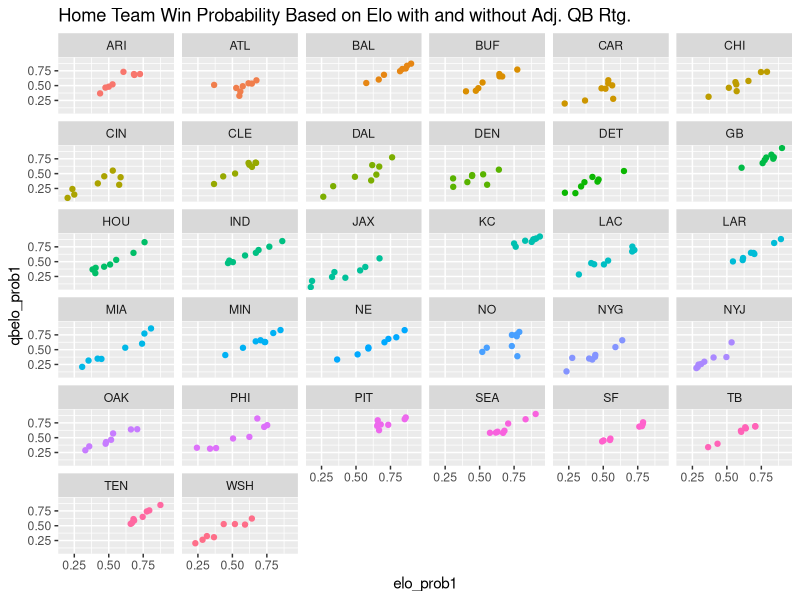

This chart was generated by the following R code:
## ---- chunk 1
library(tidyverse)
dat_nfl <- read_csv("nfl_elo_latest.csv")
## ---- chunk 2
library(tidyverse)
elo_variables_1 <- c("team1", "elo_prob1", "qbelo_prob1")
win_prob_team_1 <- dat_nfl[elo_variables_1] %>% na.omit()
home_team_plot <- ggplot(data = win_prob_team_1, aes(x = elo_prob1, y = qbelo_prob1, color = team1)) + geom_point() + facet_wrap(~ team1) + ggtitle("Home Team Win Probability Based on Elo with and without Adj. QB Rtg.") + theme(legend.position = "none")
home_team_plot
## ---- chunk 3
avg_elo_diff <- win_prob_team_1 %>% mutate(elo_diff = elo_prob1 - qbelo_prob1) %>% group_by(team1) %>% summarize(mean_elo_prob_diff = mean(elo_diff))
avg_elo_diff %>% filter(mean_elo_prob_diff > 0.08)
med_elo_diff <- win_prob_team_1 %>% mutate(elo_diff = elo_prob1 - qbelo_prob1) %>% group_by(team1) %>% summarize(median_elo_prob_diff = median(elo_diff))
med_elo_diff %>% filter(median_elo_prob_diff > 0.07)
std_elo_diff <- win_prob_team_1 %>% mutate(elo_diff = elo_prob1 - qbelo_prob1) %>% group_by(team1) %>% summarize(sd_elo_prob_diff = sd(elo_diff))
std_elo_diff %>% filter(sd_elo_prob_diff > 0.09)
